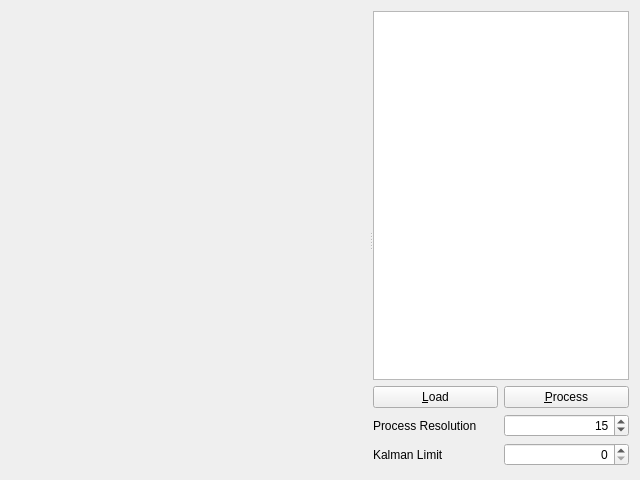
<?xml version="1.0" encoding="UTF-8"?>
<ui version="4.0">
 <class>PostProcessWidget</class>
 <widget class="QWidget" name="PostProcessWidget">
  <property name="geometry">
   <rect>
    <x>0</x>
    <y>0</y>
    <width>640</width>
    <height>480</height>
   </rect>
  </property>
  <property name="windowTitle">
   <string>Form</string>
  </property>
  <layout class="QVBoxLayout" name="verticalLayout_0">
   <item>
    <layout class="QHBoxLayout" name="horizontalLayout_2_0">
     <item>
      <widget class="QSplitter" name="splitter">
       <property name="sizePolicy">
        <sizepolicy hsizetype="Expanding" vsizetype="Preferred">
         <horstretch>0</horstretch>
         <verstretch>100</verstretch>
        </sizepolicy>
       </property>
       <property name="orientation">
        <enum>Qt::Horizontal</enum>
       </property>
       <widget class="TrackView" name="m_trackView" native="true">
        <property name="sizePolicy">
         <sizepolicy hsizetype="Preferred" vsizetype="Preferred">
          <horstretch>100</horstretch>
          <verstretch>100</verstretch>
         </sizepolicy>
        </property>
       </widget>
       <widget class="QFrame" name="frame">
        <property name="sizePolicy">
         <sizepolicy hsizetype="MinimumExpanding" vsizetype="Expanding">
          <horstretch>1</horstretch>
          <verstretch>0</verstretch>
         </sizepolicy>
        </property>
        <property name="minimumSize">
         <size>
          <width>0</width>
          <height>0</height>
         </size>
        </property>
        <property name="maximumSize">
         <size>
          <width>420</width>
          <height>16777215</height>
         </size>
        </property>
        <property name="frameShape">
         <enum>QFrame::NoFrame</enum>
        </property>
        <property name="frameShadow">
         <enum>QFrame::Plain</enum>
        </property>
        <property name="lineWidth">
         <number>0</number>
        </property>
        <layout class="QVBoxLayout" name="verticalLayout_1">
         <property name="margin">
          <number>0</number>
         </property>
         <item>
          <widget class="QTableView" name="m_trackResults">
           <property name="sizePolicy">
            <sizepolicy hsizetype="Expanding" vsizetype="Expanding">
             <horstretch>1</horstretch>
             <verstretch>0</verstretch>
            </sizepolicy>
           </property>
           <property name="minimumSize">
            <size>
             <width>0</width>
             <height>0</height>
            </size>
           </property>
           <property name="maximumSize">
            <size>
             <width>420</width>
             <height>16777215</height>
            </size>
           </property>
           <property name="editTriggers">
            <set>QAbstractItemView::NoEditTriggers</set>
           </property>
           <property name="alternatingRowColors">
            <bool>true</bool>
           </property>
           <property name="selectionMode">
            <enum>QAbstractItemView::ContiguousSelection</enum>
           </property>
           <property name="selectionBehavior">
            <enum>QAbstractItemView::SelectRows</enum>
           </property>
           <property name="showGrid">
            <bool>true</bool>
           </property>
           <property name="cornerButtonEnabled">
            <bool>true</bool>
           </property>
           <attribute name="horizontalHeaderVisible">
            <bool>true</bool>
           </attribute>
           <attribute name="horizontalHeaderStretchLastSection">
            <bool>true</bool>
           </attribute>
           <attribute name="verticalHeaderVisible">
            <bool>false</bool>
           </attribute>
          </widget>
         </item>
         <item>
          <layout class="QGridLayout" name="gridLayout">
           <property name="leftMargin">
            <number>0</number>
           </property>
           <property name="topMargin">
            <number>0</number>
           </property>
           <property name="rightMargin">
            <number>0</number>
           </property>
           <property name="bottomMargin">
            <number>3</number>
           </property>
           <item row="0" column="0">
            <widget class="QPushButton" name="m_loadDataBtn">
             <property name="enabled">
              <bool>true</bool>
             </property>
             <property name="text">
              <string>&amp;Load</string>
             </property>
            </widget>
           </item>
           <item row="0" column="1">
            <widget class="QPushButton" name="m_postProcessBtn">
             <property name="enabled">
              <bool>true</bool>
             </property>
             <property name="text">
              <string>&amp;Process</string>
             </property>
            </widget>
           </item>
           <item row="1" column="1">
            <widget class="QSpinBox" name="m_postProcessResolutionSpinBox">
             <property name="toolTip">
              <string>Camera resolution used to calculate coverage</string>
             </property>
             <property name="alignment">
              <set>Qt::AlignRight|Qt::AlignTrailing|Qt::AlignVCenter</set>
             </property>
             <property name="value">
              <number>15</number>
             </property>
            </widget>
           </item>
           <item row="1" column="0">
            <widget class="QLabel" name="label">
             <property name="text">
              <string>Process Resolution</string>
             </property>
            </widget>
           </item>
           <item row="2" column="1">
            <widget class="QSpinBox" name="m_postProcessKalmanLimitSpinBox">
             <property name="toolTip">
              <string>&lt;html&gt;&lt;head/&gt;&lt;body&gt;&lt;p&gt;Discard sections of track with more than this number of successive frames where track position and heading was predicted by Kalman.&lt;/p&gt;&lt;p&gt;Set to 0 to ignore predicted frames.&lt;/p&gt;&lt;/body&gt;&lt;/html&gt;</string>
             </property>
             <property name="alignment">
              <set>Qt::AlignRight|Qt::AlignTrailing|Qt::AlignVCenter</set>
             </property>
            </widget>
           </item>
           <item row="2" column="0">
            <widget class="QLabel" name="label_2">
             <property name="text">
              <string>Kalman Limit</string>
             </property>
            </widget>
           </item>
          </layout>
         </item>
        </layout>
       </widget>
      </widget>
     </item>
    </layout>
   </item>
  </layout>
 </widget>
 <customwidgets>
  <customwidget>
   <class>TrackView</class>
   <extends>QWidget</extends>
   <header>TrackView.h</header>
   <container>1</container>
  </customwidget>
 </customwidgets>
 <resources/>
 <connections/>
</ui>
